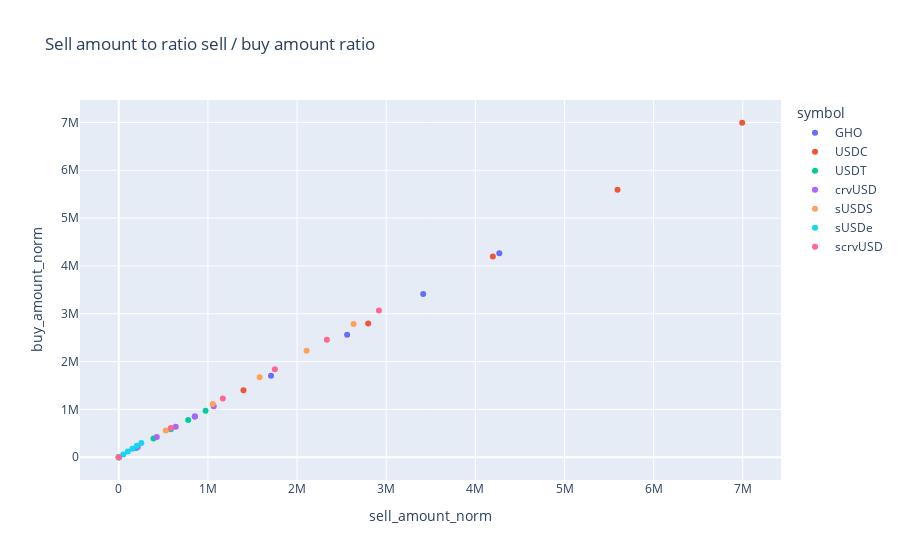

Source (notebook cell):
### Code cell
px.scatter(
    slippage_df,
    x="sell_amount_norm",
    y="buy_amount_norm",
    color="symbol",
    title="Sell amount to ratio sell / buy amount ratio",
)
# selling 1 is not a fair comparison because we some t

### Figure 1 — Plotly figure (JSON) as saved in the notebook; plotly's stock layout.template omitted (floating-point values rounded to 4 significant figures)
{"data": [{"hovertemplate": "symbol=GHO<br>sell_amount_norm=%{x}<br>buy_amount_norm=%{y}<extra></extra>", "legendgroup": "GHO", "marker": {"color": "#636efa", "symbol": "circle"}, "mode": "markers", "name": "GHO", "orientation": "v", "showlegend": true, "type": "scatter", "x": [1, 853700.0, 1707000.0, 2561000.0, 3415000.0, 4269000.0], "xaxis": "x", "y": [1.0, 853200.0, 1706000.0, 2560000.0, 3413000.0, 4266000.0], "yaxis": "y"}, {"hovertemplate": "symbol=USDC<br>sell_amount_norm=%{x}<br>buy_amount_norm=%{y}<extra></extra>", "legendgroup": "USDC", "marker": {"color": "#EF553B", "symbol": "circle"}, "mode": "markers", "name": "USDC", "orientation": "v", "showlegend": true, "type": "scatter", "x": [1, 1399000.0, 2797000.0, 4196000.0, 5595000.0, 6994000.0], "xaxis": "x", "y": [1, 1399000.0, 2797000.0, 4196000.0, 5595000.0, 6994000.0], "yaxis": "y"}, {"hovertemplate": "symbol=USDT<br>sell_amount_norm=%{x}<br>buy_amount_norm=%{y}<extra></extra>", "legendgroup": "USDT", "marker": {"color": "#00cc96", "symbol": "circle"}, "mode": "markers", "name": "USDT", "orientation": "v", "showlegend": true, "type": "scatter", "x": [1, 194700.0, 389300.0, 584000.0, 778600.0, 973300.0], "xaxis": "x", "y": [1.02, 194700.0, 389500.0, 584200.0, 778900.0, 973600.0], "yaxis": "y"}, {"hovertemplate": "symbol=crvUSD<br>sell_amount_norm=%{x}<br>buy_amount_norm=%{y}<extra></extra>", "legendgroup": "crvUSD", "marker": {"color": "#ab63fa", "symbol": "circle"}, "mode": "markers", "name": "crvUSD", "orientation": "v", "showlegend": true, "type": "scatter", "x": [1, 213000.0, 426000.0, 638900.0, 851900.0, 1065000.0], "xaxis": "x", "y": [1.056, 212900.0, 425900.0, 638800.0, 851700.0, 1065000.0], "yaxis": "y"}, {"hovertemplate": "symbol=sUSDS<br>sell_amount_norm=%{x}<br>buy_amount_norm=%{y}<extra></extra>", "legendgroup": "sUSDS", "marker": {"color": "#FFA15A", "symbol": "circle"}, "mode": "markers", "name": "sUSDS", "orientation": "v", "showlegend": true, "type": "scatter", "x": [1, 526800.0, 1054000.0, 1580000.0, 2107000.0, 2634000.0], "xaxis": "x", "y": [1.058, 557200.0, 1114000.0, 1672000.0, 2229000.0, 2786000.0], "yaxis": "y"}, {"hovertemplate": "symbol=sUSDe<br>sell_amount_norm=%{x}<br>buy_amount_norm=%{y}<extra></extra>", "legendgroup": "sUSDe", "marker": {"color": "#19d3f3", "symbol": "circle"}, "mode": "markers", "name": "sUSDe", "orientation": "v", "showlegend": true, "type": "scatter", "x": [1, 50580.0, 101200.0, 151700.0, 202300.0, 252900.0], "xaxis": "x", "y": [1.18, 59700.0, 119400.0, 179100.0, 238800.0, 298500.0], "yaxis": "y"}, {"hovertemplate": "symbol=scrvUSD<br>sell_amount_norm=%{x}<br>buy_amount_norm=%{y}<extra></extra>", "legendgroup": "scrvUSD", "marker": {"color": "#FF6692", "symbol": "circle"}, "mode": "markers", "name": "scrvUSD", "orientation": "v", "showlegend": true, "type": "scatter", "x": [1, 583600.0, 1167000.0, 1751000.0, 2334000.0, 2918000.0], "xaxis": "x", "y": [1.051, 613600.0, 1227000.0, 1841000.0, 2454000.0, 3068000.0], "yaxis": "y"}], "layout": {"legend": {"title": {"text": "symbol"}, "tracegroupgap": 0}, "title": {"text": "Sell amount to ratio sell / buy amount ratio"}, "xaxis": {"anchor": "y", "domain": [0, 1], "title": {"text": "sell_amount_norm"}}, "yaxis": {"anchor": "x", "domain": [0, 1], "title": {"text": "buy_amount_norm"}}}}
